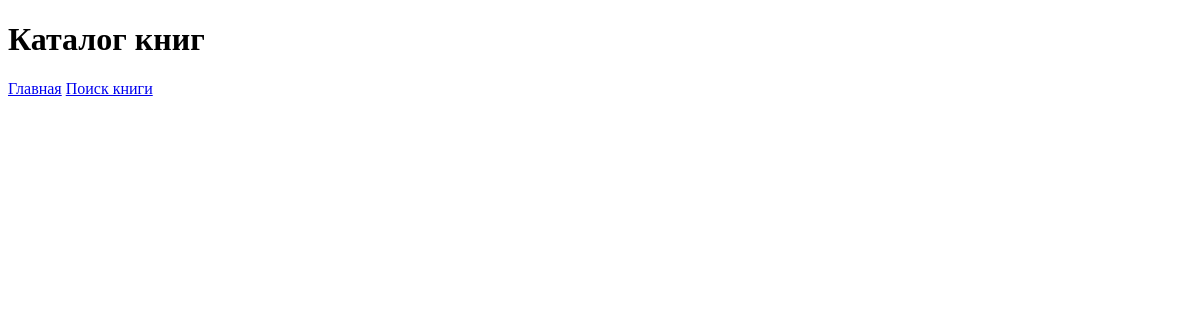
The app's page /, older data.
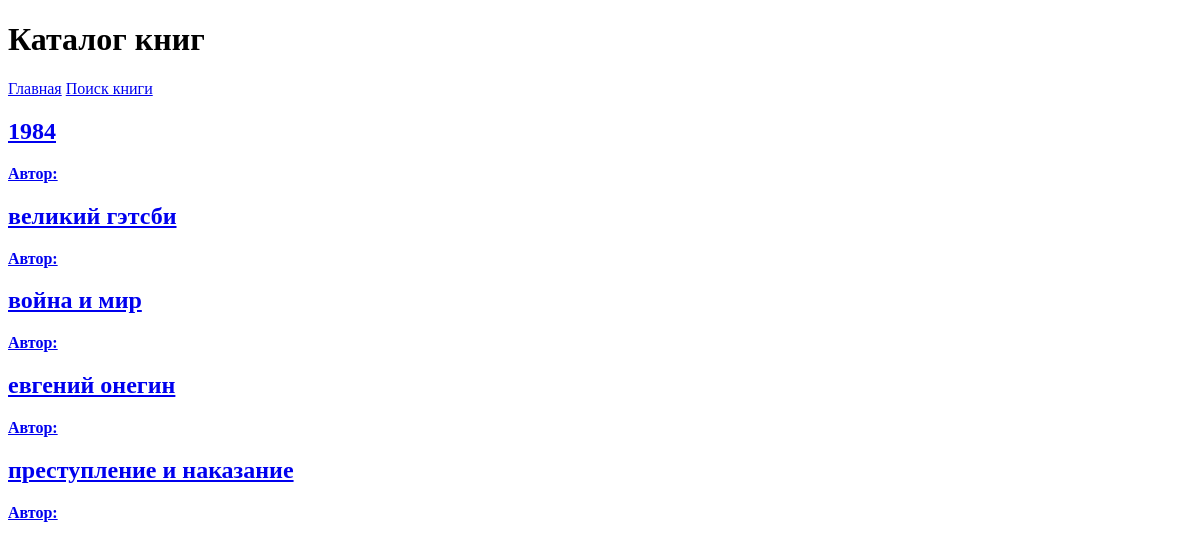
The same page, newer data.
### books/models.py (models this page shows, shortened)
class Books(models.Model):
    title = models.CharField(max_length=200)
    author_name = models.CharField(max_length=100)
    price = models.IntegerField()
    description = models.TextField()
    publication_date = models.DateField(null=True, blank=True)
    class Meta:
        db_table = 'book'
        ordering = ['title']

### books/views.py (the view)
# urls.py: path('', book_list, name='book_list'),
def book_list(request):
    books = Books.objects.all()
    return render(request, 'books/book_list.html', {'books': books})

### books/templates/books/book_list.html (shortened to what this page needs)
{% extends 'books/base.html' %}
{% block content %}
<div class="book-list">
    {% for book in books %}
        <a href="{% url 'book_detail' book.id %}" class="book-card">
            <div class="book-info">
                <h2>{{ book.title }}</h2>
                <p><strong>Автор:</strong> {{ book.author.name }}</p>
            </div>
        </a>
    {% endfor %}
</div>
{% endblock %}

### books/templates/books/base.html (shortened to what this page needs)
<!DOCTYPE html>
<html lang="ru">
<head>
</head>
<body>
    <header>
        <h1>Каталог книг</h1>
        <nav>
            <a href="{% url 'book_list' %}">Главная</a>
            <a href="{% url 'search' %}">Поиск книги</a>
        </nav>
    </header>
    <div class="container">
        {% block content %}{% endblock %}
    </div>
</body>
</html>

Row changes from the older to the newer data that the page shows:
added Books: title "1984"
added Books: title "великий гэтсби"
added Books: title "война и мир"
added Books: title "евгений онегин"
added Books: title "преступление и наказание"
